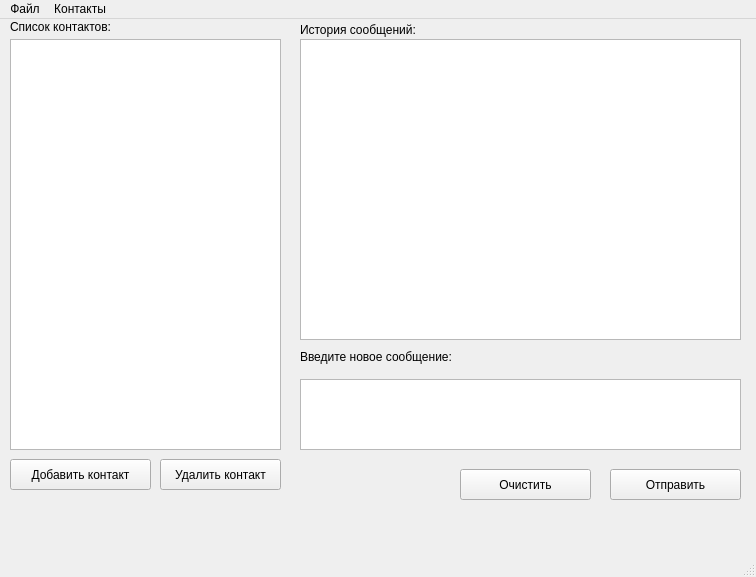
<?xml version="1.0" encoding="UTF-8"?>
<ui version="4.0">
 <class>MainClientWindow</class>
 <widget class="QMainWindow" name="MainClientWindow">
  <property name="geometry">
   <rect>
    <x>0</x>
    <y>0</y>
    <width>756</width>
    <height>577</height>
   </rect>
  </property>
  <property name="minimumSize">
   <size>
    <width>756</width>
    <height>534</height>
   </size>
  </property>
  <property name="windowTitle">
   <string>Chat application</string>
  </property>
  <widget class="QWidget" name="centralwidget">
   <widget class="QLabel" name="label_contacts">
    <property name="geometry">
     <rect>
      <x>10</x>
      <y>0</y>
      <width>241</width>
      <height>16</height>
     </rect>
    </property>
    <property name="text">
     <string>Список контактов:</string>
    </property>
   </widget>
   <widget class="QPushButton" name="btn_add_contact">
    <property name="geometry">
     <rect>
      <x>10</x>
      <y>440</y>
      <width>141</width>
      <height>31</height>
     </rect>
    </property>
    <property name="text">
     <string>Добавить контакт</string>
    </property>
   </widget>
   <widget class="QPushButton" name="btn_remove_contact">
    <property name="geometry">
     <rect>
      <x>160</x>
      <y>440</y>
      <width>121</width>
      <height>31</height>
     </rect>
    </property>
    <property name="text">
     <string>Удалить контакт</string>
    </property>
   </widget>
   <widget class="QLabel" name="label_history">
    <property name="geometry">
     <rect>
      <x>300</x>
      <y>0</y>
      <width>391</width>
      <height>21</height>
     </rect>
    </property>
    <property name="text">
     <string>История сообщений:</string>
    </property>
   </widget>
   <widget class="QTextEdit" name="text_message">
    <property name="geometry">
     <rect>
      <x>300</x>
      <y>360</y>
      <width>441</width>
      <height>71</height>
     </rect>
    </property>
   </widget>
   <widget class="QLabel" name="label_new_message">
    <property name="geometry">
     <rect>
      <x>300</x>
      <y>330</y>
      <width>211</width>
      <height>16</height>
     </rect>
    </property>
    <property name="text">
     <string>Введите новое сообщение:</string>
    </property>
   </widget>
   <widget class="QListView" name="list_contacts">
    <property name="geometry">
     <rect>
      <x>10</x>
      <y>20</y>
      <width>271</width>
      <height>411</height>
     </rect>
    </property>
   </widget>
   <widget class="QListView" name="list_messages">
    <property name="geometry">
     <rect>
      <x>300</x>
      <y>20</y>
      <width>441</width>
      <height>301</height>
     </rect>
    </property>
   </widget>
   <widget class="QPushButton" name="btn_send">
    <property name="geometry">
     <rect>
      <x>610</x>
      <y>450</y>
      <width>131</width>
      <height>31</height>
     </rect>
    </property>
    <property name="text">
     <string>Отправить</string>
    </property>
   </widget>
   <widget class="QPushButton" name="btn_clear">
    <property name="geometry">
     <rect>
      <x>460</x>
      <y>450</y>
      <width>131</width>
      <height>31</height>
     </rect>
    </property>
    <property name="text">
     <string>Очистить</string>
    </property>
   </widget>
  </widget>
  <widget class="QMenuBar" name="menubar">
   <property name="geometry">
    <rect>
     <x>0</x>
     <y>0</y>
     <width>756</width>
     <height>28</height>
    </rect>
   </property>
   <widget class="QMenu" name="menu">
    <property name="title">
     <string>Файл</string>
    </property>
    <addaction name="menu_exit"/>
   </widget>
   <widget class="QMenu" name="menu_2">
    <property name="title">
     <string>Контакты</string>
    </property>
    <addaction name="menu_add_contact"/>
    <addaction name="menu_del_contact"/>
    <addaction name="separator"/>
   </widget>
   <addaction name="menu"/>
   <addaction name="menu_2"/>
  </widget>
  <widget class="QStatusBar" name="statusBar"/>
  <action name="menu_exit">
   <property name="text">
    <string>Выход</string>
   </property>
  </action>
  <action name="menu_add_contact">
   <property name="text">
    <string>Добавить контакт</string>
   </property>
  </action>
  <action name="menu_del_contact">
   <property name="text">
    <string>Удалить контакт</string>
   </property>
  </action>
 </widget>
 <resources/>
 <connections>
  <connection>
   <sender>btn_clear</sender>
   <signal>clicked()</signal>
   <receiver>text_message</receiver>
   <slot>clear()</slot>
   <hints>
    <hint type="sourcelabel">
     <x>541</x>
     <y>481</y>
    </hint>
    <hint type="destinationlabel">
     <x>547</x>
     <y>416</y>
    </hint>
   </hints>
  </connection>
 </connections>
</ui>
